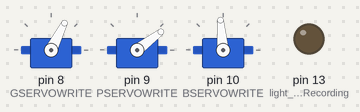
The sketch below on a simulated Arduino Uno, built with avr-gcc and run on an emulated ATmega328P. Shown: 3 × servo, output pins drawn as LEDs (lit = HIGH).

Above: at 0.19 s.
At 4.8 s:
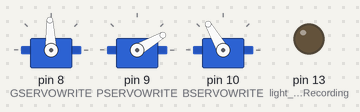
At 16.3 s:
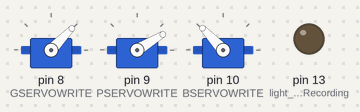
At 18.3 s:
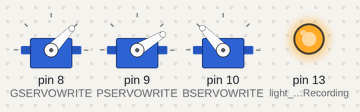
At 24.0 s:
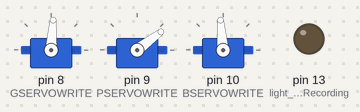
At 32.9 s:
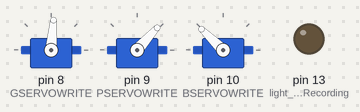
Timing chart, 0 to 40.0 s (numbered marks = the images above):
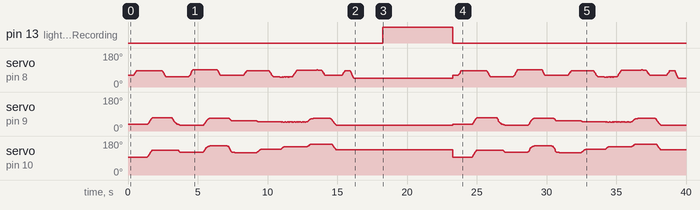

The sketch:

Play.ino
```cpp
/*
This sketch is for val11idating the concept
*/
#include <Servo.h>

// Servo with green wire
#define GSERVOREAD A0
int rawGServoPos = 0;
#define GSERVOWRITE 8
int estGServoPos = 0;
Servo GServo;

// Servo with purple wire
#define PSERVOREAD A1
int rawPServoPos = 0;
#define PSERVOWRITE 9
int estPServoPos = 0;
Servo PServo;

// Servo with blue wire
#define BSERVOREAD A5
int rawBServoPos = 0;
#define BSERVOWRITE 10
int estBServoPos = 0;
Servo BServo;

// Sampling frequency
#define SF 30
// Roughly enough mem for 600 Length
#define MAXRECORDLENGTH 550

unsigned char recordedGPos[MAXRECORDLENGTH] = { 63, 63, 63, 63, 63, 63, 63, 63, 63, 63, 63, 63, 65, 67, 71, 74, 78, 82, 85, 86, 86, 86, 86, 86, 86, 86, 86, 86, 86, 86, 86, 86, 86, 86, 86, 86, 86, 86, 86, 86, 86, 86, 86, 86, 86, 86, 86, 86, 86, 87, 87, 87, 87, 87, 87, 87, 87, 87, 87, 87, 87, 87, 87, 87, 87, 87, 87, 87, 87, 87, 87, 86, 86, 85, 83, 81, 76, 72, 66, 62, 58, 55, 55, 54, 54, 54, 54, 54, 54, 54, 54, 54, 54, 54, 54, 54, 54, 54, 54, 54, 54, 54, 54, 54, 54, 54, 54, 54, 54, 54, 54, 54, 54, 54, 54, 54, 55, 55, 54, 54, 55, 54, 54, 55, 55, 54, 55, 55, 55, 55, 55, 58, 59, 62, 66, 72, 77, 81, 85, 89, 91, 91, 91, 92, 92, 92, 92, 92, 92, 92, 92, 92, 92, 92, 92, 92, 92, 92, 92, 92, 92, 92, 92, 92, 92, 92, 92, 92, 92, 92, 92, 92, 92, 92, 92, 92, 92, 92, 92, 92, 92, 92, 92, 92, 92, 92, 92, 92, 92, 92, 92, 92, 91, 88, 85, 80, 76, 71, 66, 63, 62, 61, 61, 61, 61, 61, 61, 61, 61, 61, 61, 61, 61, 61, 61, 61, 61, 61, 61, 61, 61, 61, 61, 61, 61, 61, 61, 61, 61, 61, 61, 61, 61, 61, 61, 61, 61, 61, 61, 61, 61, 61, 61, 61, 61, 61, 61, 61, 62, 63, 66, 70, 73, 77, 79, 83, 85, 85, 85, 85, 85, 85, 85, 85, 85, 85, 85, 85, 85, 85, 85, 85, 85, 85, 85, 85, 85, 85, 85, 85, 85, 85, 85, 85, 85, 85, 85, 85, 85, 85, 85, 85, 85, 85, 85, 85, 85, 85, 85, 85, 85, 85, 85, 85, 85, 83, 79, 76, 72, 66, 62, 59, 56, 55, 53, 53, 53, 53, 53, 53, 53, 53, 53, 53, 53, 53, 53, 52, 52, 52, 52, 52, 52, 53, 52, 52, 53, 53, 53, 52, 53, 52, 53, 53, 53, 52, 53, 52, 53, 53, 53, 53, 53, 53, 54, 56, 59, 63, 67, 71, 74, 78, 81, 85, 88, 89, 90, 90, 90, 90, 90, 90, 90, 90, 90, 90, 90, 90, 90, 90, 90, 90, 90, 90, 90, 90, 90, 90, 90, 90, 90, 90, 90, 90, 90, 90, 90, 90, 90, 90, 90, 90, 90, 90, 90, 90, 90, 91, 91, 91, 90, 90, 90, 90, 90, 90, 90, 90, 87, 83, 79, 74, 72, 68, 65, 63, 63, 62, 62, 62, 62, 62, 62, 62, 62, 62, 62, 62, 62, 62, 62, 62, 62, 62, 62, 62, 62, 62, 62, 62, 62, 62, 62, 62, 62, 62, 62, 62, 62, 62, 63, 63, 65, 69, 72, 76, 79, 82, 85, 86, 87, 87, 87, 87, 87, 87, 87, 87, 87, 85, 83, 79, 73, 66, 60, 55, 50, 47, 46, 46, 46, 46, 46, 46, 46, 46, 46, 46, 46, 46, 46, 46, 46, 46, 46, 46, 46, 46, 46, 46, 46, 46, 46, 46, 46, 46, 46, 46, 46, 46, 46, 46, 46, 46, 46, 46, 46, 46, 46, 46, 46, 46, 46, 46, 46, 46, 46, 46, 46, 46, 46, 46, 46, 46, 46, 46, 46, 46, 46, 46 };
unsigned char recordedPPos[MAXRECORDLENGTH] = { 37, 37, 37, 37, 37, 37, 37, 37, 37, 37, 37, 37, 37, 37, 37, 37, 37, 37, 37, 37, 37, 37, 37, 37, 37, 37, 37, 37, 37, 37, 37, 37, 37, 37, 37, 37, 37, 37, 37, 37, 37, 37, 37, 39, 41, 45, 50, 54, 58, 61, 65, 68, 70, 71, 71, 71, 71, 71, 71, 71, 71, 71, 71, 71, 71, 71, 71, 71, 71, 71, 71, 71, 71, 71, 71, 71, 71, 71, 71, 71, 71, 71, 71, 71, 71, 71, 71, 71, 71, 71, 71, 71, 71, 71, 71, 69, 66, 62, 57, 52, 49, 47, 44, 42, 40, 37, 36, 35, 35, 34, 33, 33, 31, 31, 31, 31, 31, 31, 31, 31, 30, 30, 30, 30, 30, 30, 30, 30, 30, 30, 30, 30, 30, 30, 30, 30, 30, 30, 30, 30, 30, 30, 30, 30, 30, 30, 30, 30, 30, 30, 30, 30, 30, 30, 30, 30, 30, 30, 30, 30, 30, 31, 31, 33, 35, 38, 42, 46, 50, 53, 57, 60, 62, 64, 65, 67, 68, 68, 68, 68, 68, 68, 68, 68, 68, 68, 68, 68, 68, 68, 68, 68, 68, 68, 68, 68, 68, 68, 68, 68, 68, 68, 68, 68, 68, 68, 68, 68, 68, 68, 68, 68, 68, 68, 68, 68, 68, 67, 65, 64, 62, 59, 57, 54, 54, 54, 54, 54, 54, 54, 54, 54, 54, 54, 54, 54, 54, 54, 54, 54, 54, 54, 54, 54, 54, 54, 54, 54, 54, 54, 54, 54, 54, 54, 54, 54, 54, 54, 54, 54, 54, 54, 54, 54, 54, 54, 54, 54, 54, 54, 54, 54, 54, 54, 54, 54, 53, 53, 52, 51, 49, 48, 48, 48, 48, 48, 48, 48, 48, 48, 48, 48, 48, 48, 48, 48, 48, 48, 48, 48, 48, 48, 48, 48, 48, 48, 48, 48, 48, 48, 48, 48, 48, 48, 48, 48, 48, 48, 48, 48, 48, 48, 48, 48, 48, 48, 48, 48, 48, 48, 48, 47, 48, 48, 47, 47, 47, 47, 48, 48, 47, 47, 47, 47, 48, 48, 47, 48, 47, 48, 48, 48, 48, 47, 48, 48, 47, 47, 48, 48, 48, 47, 47, 48, 48, 47, 48, 48, 48, 47, 48, 48, 48, 47, 47, 47, 48, 48, 47, 48, 48, 47, 47, 47, 48, 48, 48, 50, 52, 54, 56, 59, 62, 63, 64, 64, 64, 64, 65, 66, 67, 67, 68, 68, 68, 68, 68, 68, 68, 68, 68, 68, 68, 68, 68, 68, 68, 68, 68, 68, 68, 68, 68, 68, 68, 68, 68, 68, 68, 68, 68, 68, 68, 68, 68, 68, 67, 66, 65, 63, 59, 55, 52, 48, 45, 41, 38, 35, 32, 31, 31, 31, 31, 31, 31, 31, 31, 31, 31, 31, 31, 31, 31, 31, 31, 31, 31, 31, 31, 31, 31, 31, 31, 31, 31, 31, 31, 31, 31, 31, 31, 31, 31, 31, 31, 31, 31, 31, 31, 31, 31, 31, 31, 31, 31, 31, 31, 31, 31, 31, 31, 31, 31, 31, 31, 31, 31, 31, 31, 31, 31, 31, 31, 31, 31, 31, 31, 31, 31, 31, 31, 31, 31, 31, 31, 31, 31, 31, 31, 31, 31, 31, 31, 31, 31, 31, 31, 31, 31, 31, 31, 31, 31, 31, 31, 31, 31, 31, 31, 31 };
unsigned char recordedBPos[MAXRECORDLENGTH] = { 95, 95, 95, 95, 95, 95, 95, 95, 95, 95, 95, 95, 95, 95, 95, 95, 95, 95, 95, 95, 95, 95, 95, 95, 95, 95, 95, 95, 95, 95, 95, 95, 95, 95, 95, 95, 95, 95, 95, 95, 95, 95, 97, 99, 102, 106, 111, 116, 121, 124, 127, 130, 131, 131, 131, 131, 131, 131, 131, 131, 131, 131, 131, 131, 131, 131, 131, 131, 131, 131, 131, 131, 131, 131, 131, 131, 131, 131, 131, 131, 131, 131, 131, 131, 131, 131, 131, 131, 131, 131, 131, 131, 131, 131, 131, 131, 131, 131, 130, 130, 130, 130, 130, 130, 130, 130, 130, 130, 130, 128, 126, 123, 121, 120, 120, 120, 120, 120, 120, 120, 120, 120, 120, 120, 120, 120, 120, 120, 120, 120, 120, 120, 120, 120, 120, 120, 120, 120, 120, 120, 120, 120, 120, 120, 120, 120, 120, 120, 120, 120, 120, 120, 120, 120, 120, 120, 120, 120, 120, 120, 121, 121, 122, 123, 126, 130, 135, 139, 143, 145, 147, 149, 150, 152, 152, 153, 154, 154, 154, 155, 154, 154, 154, 154, 154, 155, 154, 154, 154, 154, 154, 154, 154, 154, 154, 154, 154, 154, 154, 154, 154, 154, 154, 154, 154, 154, 154, 155, 154, 154, 154, 154, 154, 154, 153, 153, 151, 148, 145, 141, 137, 131, 127, 123, 121, 121, 120, 120, 120, 120, 119, 119, 118, 117, 117, 117, 117, 117, 117, 117, 117, 117, 117, 117, 117, 117, 117, 117, 117, 117, 117, 117, 117, 117, 117, 117, 117, 117, 117, 117, 117, 117, 117, 117, 117, 117, 117, 117, 117, 117, 117, 118, 118, 118, 118, 118, 119, 119, 121, 122, 124, 126, 129, 131, 133, 134, 135, 136, 136, 136, 136, 136, 136, 136, 136, 136, 136, 136, 136, 136, 136, 136, 136, 136, 136, 136, 136, 136, 136, 136, 136, 136, 136, 136, 136, 136, 136, 136, 136, 136, 136, 136, 136, 136, 136, 136, 136, 136, 137, 137, 137, 139, 141, 144, 146, 148, 149, 149, 149, 149, 149, 149, 149, 149, 149, 149, 149, 150, 150, 149, 150, 149, 150, 149, 149, 149, 149, 149, 149, 149, 149, 150, 150, 149, 149, 149, 150, 149, 149, 150, 149, 149, 149, 150, 150, 149, 149, 149, 149, 149, 149, 149, 149, 150, 150, 150, 150, 151, 152, 154, 156, 159, 161, 162, 163, 163, 163, 163, 163, 163, 163, 164, 164, 164, 164, 164, 164, 164, 164, 164, 164, 164, 164, 164, 164, 164, 164, 164, 164, 164, 164, 164, 164, 164, 164, 164, 164, 164, 164, 164, 164, 164, 164, 164, 164, 164, 164, 164, 164, 163, 163, 160, 156, 152, 147, 143, 141, 138, 135, 134, 134, 133, 133, 133, 133, 133, 133, 133, 133, 133, 133, 133, 133, 133, 133, 133, 133, 133, 133, 133, 133, 133, 133, 133, 133, 133, 133, 133, 133, 133, 133, 133, 133, 133, 133, 133, 133, 133, 133, 133, 133, 133, 133, 133, 133, 133, 133, 133, 133, 133, 133, 133, 133, 133, 133, 133, 133, 133, 133, 133, 133, 133, 133, 133, 133, 133, 133, 133, 133, 134, 133, 133, 133, 133, 133, 133, 133, 133, 133, 133, 133, 133, 133, 133, 133, 133, 133, 133, 133, 133, 133, 133, 133, 133, 133, 133, 133, 133, 133, 133 };

int recordLength = 0;

void setup() {
  Serial.begin(9600);

  pinMode(LED_BUILTIN, OUTPUT); // light when Recording

}


void loop() {
  //Record();
  Play();

  digitalWrite(LED_BUILTIN, HIGH);
  delay(5000);
  digitalWrite(LED_BUILTIN, LOW);
}

bool EndRecord() {
  return false;
}

void Record() {
  digitalWrite(LED_BUILTIN, HIGH);

  int i = 0;
  for (; i<MAXRECORDLENGTH && !EndRecord(); i++) {

    rawGServoPos = analogRead(GSERVOREAD);
    estGServoPos = map(rawGServoPos, 60, 550, 0, 180);
    recordedGPos[i] = estGServoPos;

    rawPServoPos = analogRead(PSERVOREAD);
    estPServoPos = map(rawPServoPos, 60, 550, 0, 180);
    recordedPPos[i] = estPServoPos;

    rawBServoPos = analogRead(BSERVOREAD);
    estBServoPos = map(rawBServoPos, 60, 550, 0, 180);
    recordedBPos[i] = estBServoPos;

    delay(1000/SF);
  }
  recordLength = i;

  PrintRecord(recordedGPos);
  PrintRecord(recordedPPos);
  PrintRecord(recordedBPos);
  Serial.print("\n");

  digitalWrite(LED_BUILTIN, LOW);
}

void PrintRecord(unsigned char r[]){
  Serial.print("{ ");
  for(int i=0; i< MAXRECORDLENGTH-1; i++) {
    Serial.print(r[i]);
    Serial.print(", ");
  }
  Serial.print(r[MAXRECORDLENGTH-1]);
  Serial.print(" }\n");
}

void Play() {

  GServo.attach(GSERVOWRITE);
  PServo.attach(PSERVOWRITE);
  BServo.attach(BSERVOWRITE);

  for (int i = 0; i<MAXRECORDLENGTH; i++) {

    GServo.write(recordedGPos[i]);
    PServo.write(recordedPPos[i]);
    BServo.write(recordedBPos[i]);

    delay(1000/SF);
  }

  GServo.detach();
  PServo.detach();
  BServo.detach();
}
```

Measured:
- by itself, pin 13 (light_when_Recording): LOW → HIGH at 18.3 s, → LOW 5.0 s later
